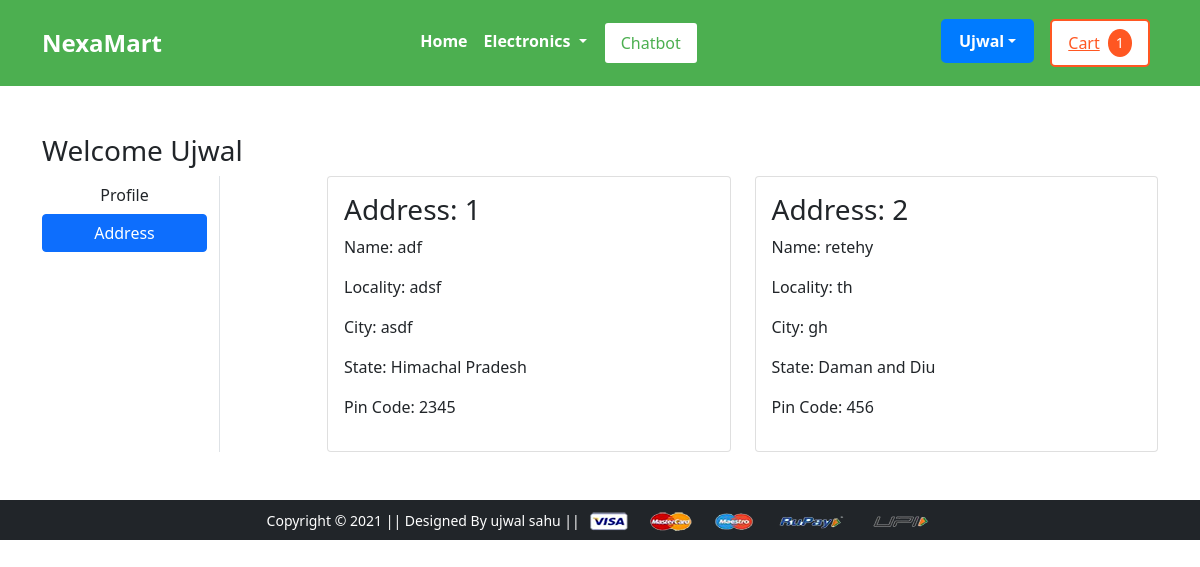
The page /address/ (signed in) on the database its author committed.
### app/models.py (models this page shows, shortened)
class Customer(models.Model):
 user = models.ForeignKey(User, on_delete=models.CASCADE)
 name = models.CharField(max_length=200)
 locality = models.CharField(max_length=200)
 city = models.CharField(max_length=50)
 zipcode = models.IntegerField()
 state = models.CharField(choices=STATE_CHOICES, max_length=50)

### app/views.py (the view)
# urls.py: path('address/', views.address, name='address'),
@login_required
def address(request):
	totalitem = 0
	if request.user.is_authenticated:
		totalitem = len(Cart.objects.filter(user=request.user))
	add = Customer.objects.filter(user=request.user)
	return render(request, 'app/address.html', {'add':add, 'active':'btn-primary', 'totalitem':totalitem})

### app/templates/app/address.html (shortened to what this page needs)
{% extends 'app/base.html' %}
{% load static %}
{% block main-content %}
<div class="container my-5">
 <div class="row">
 <h3>Welcome <span class="text-capitalize">{{request.user}}</span></h3>
  <div class="col-sm-2 border-end">
   <ul class="list-unstyled">
    <li class="d-grid"><a href="{% url 'profile' %}" class="btn">Profile</a></li>
    <li class="d-grid"><a href="{% url 'address' %}" class="btn {{active}}">Address</a></li>
   </ul>
  </div>
  <div class="col-sm-9 offset-sm-1">
   <div class="row">
    {% for ad in add %}
     <div class="col-sm-6">
     <div class="card">
      <div class="card-body">
       <h3>Address: {{ forloop.counter }}</h3>
       <p>Name: {{ad.name}}</p>
       <p>Locality: {{ad.locality}}</p>
       <p>City: {{ad.city}}</p>
       <p>State: {{ad.state}}</p>
       <p>Pin Code: {{ad.zipcode}}</p>
      </div>
     </div>
    </div>
    {% endfor %}
   </div>
  </div>
 </div>
</div>
{% endblock main-content %}

### app/templates/app/base.html (shortened to what this page needs)
<!doctype html>
{% load static %}
<html lang="en">
  <head>
    <link href="https://cdn.jsdelivr.net/npm/bootstrap@5.0.0-beta1/dist/css/bootstrap.min.css" rel="stylesheet">
    <link rel="stylesheet" href="{% static 'app/css/owl.carousel.min.css' %}">
    <link rel="stylesheet" href="{% static 'app/css/all.min.css' %}">
    <link rel="stylesheet" href="{% static 'app/css/style.css' %}">
  </head>
  <body>
    <nav class="navbar navbar-expand-lg navbar-dark bg-primary">
     <div class="container">
       <a class="navbar-brand" href="/">NexaMart</a>
       <div class="collapse navbar-collapse" id="navbarSupportedContent">
         <ul class="navbar-nav me-auto mb-2 mb-lg-0">
           <li class="nav-item">
             <a class="nav-link active" aria-current="page" href="/">Home</a>
           </li>
           <li class="nav-item dropdown">
             <a class="nav-link dropdown-toggle text-white" href="#" id="electronicsDropdown" role="button" data-bs-toggle="dropdown" aria-expanded="false">
               Electronics
             </a>
           </li>
           <li class="nav-item">
             <button id="chatbotNavbarBtn" class="btn btn-warning ms-2">Chatbot</button>
           </li>
         </ul>
         <div>
          <ul class="navbar-nav me-auto mb-2 mb-lg-0">
          {% if request.user.is_authenticated %}
           <li class="nav-item dropdown mx-2">
              <a class="nav-link dropdown-toggle user-btn" href="#" id="profileDropdown" role="button" data-bs-toggle="dropdown" aria-expanded="false">
                {{request.user.username|capfirst}}
              </a>
            </li>
            <li class="nav-item mx-2">
              <a href="{% url 'showcart' %}" class="cart-btn">
                Cart
                <span class="cart-badge">{{totalitem}}</span>
              </a>
            </li>
            {% endif %}
          </ul>
         </div>
       </div>
     </div>
    </nav>
    {% block main-content %} {% endblock main-content %}
    <footer class="container-fluid bg-dark text-center p-2 mt-5">
        <small class="text-white">Copyright &copy; 2021 || Designed By ujwal sahu || </small>
        <img src="{% static 'app/images/payment.png' %}" alt="" srcset="" class="img-fluid" height="2px">
    </footer>
  </body>
</html>

### app/static/app/css/style.css (style rules this page uses)
.navbar { background-color: #4caf50 !important; padding: 1.2rem; }
.navbar .nav-link { color: #ffffff !important; font-weight: bold; padding: 0.5rem 1rem; border-radius: 5px; transition: all 0.3s ease; }
.navbar .btn { background-color: #ffffff !important; color: #4caf50 !important; border: 2px solid #4caf50; border-radius: 5px; padding: 0.5rem 1rem; transition: all 0.3s ease; }
footer { background-color: #16213e; color: #fff; padding: 1.5rem; }
#chatbotNavbarBtn { background-color: #ffffff !important; color: #4caf50 !important; border: 2px solid #4caf50; border-radius: 5px; padding: 0.5rem 1rem; transition: all 0.3s ease; }

### app/templates/app/base.html (style rules this page uses)
.navbar .nav-item .btn { display: inline-block; padding: 0.5rem 1rem; border-radius: 5px; border: 2px solid #4caf50; background-color: #ffffff; color: #4caf50; transition: all 0.3s ease; }
.navbar-brand { font-size: 1.5rem; font-weight: bold; }
.navbar-nav { margin-left: auto; margin-right: auto; width: fit-content; }
.navbar .nav-item .cart-btn { display: inline-flex; align-items: center; padding: 0.5rem 1rem; border-radius: 5px; border: 2px solid #ff5722; background-color: #ffffff; color: #ff5722; transition: all 0.3s ease; }
.navbar .nav-item .cart-badge { margin-left: 0.5rem; background-color: #ff5722; color: #ffffff; border-radius: 50%; padding: 0.2rem 0.5rem; font-size: 0.9rem; }
.navbar .nav-item .user-btn { display: inline-flex; align-items: center; padding: 0.5rem 1rem; border-radius: 5px; border: 2px solid #007bff; background-color: #007bff; color: #ffffff; transition: all 0.3s ease; }

### rows shown on the page
Customer: name "adf", locality "adsf", city "asdf", state "Himachal Pradesh", zipcode "2345"
Customer: name "retehy", locality "th", city "gh", state "Daman and Diu", zipcode "456"

### other values the page prints
{{ request.user.username|capfirst }} "Ujwal"
{{ totalitem }} "1"
{{ request.user }} "Ujwal"
